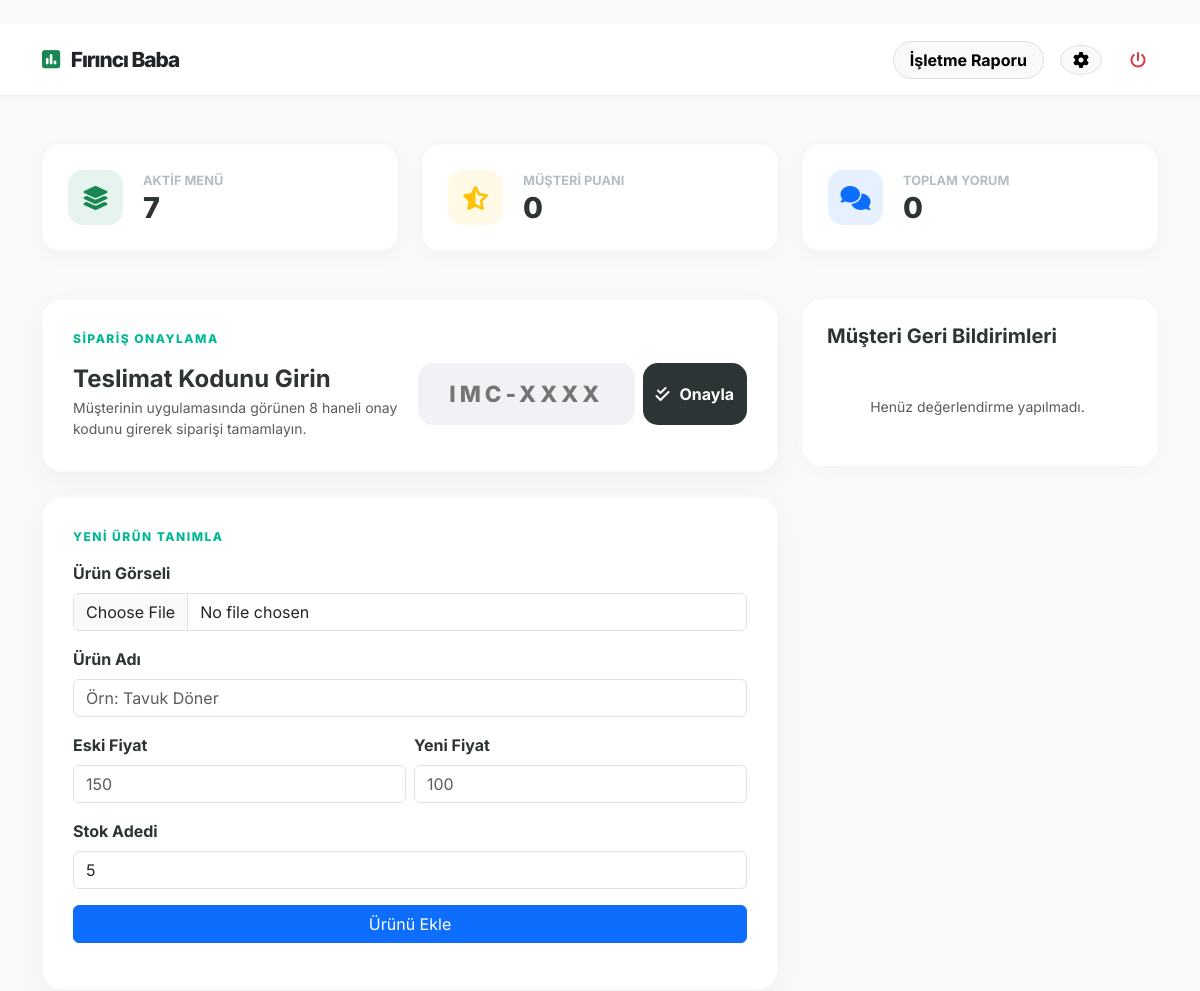
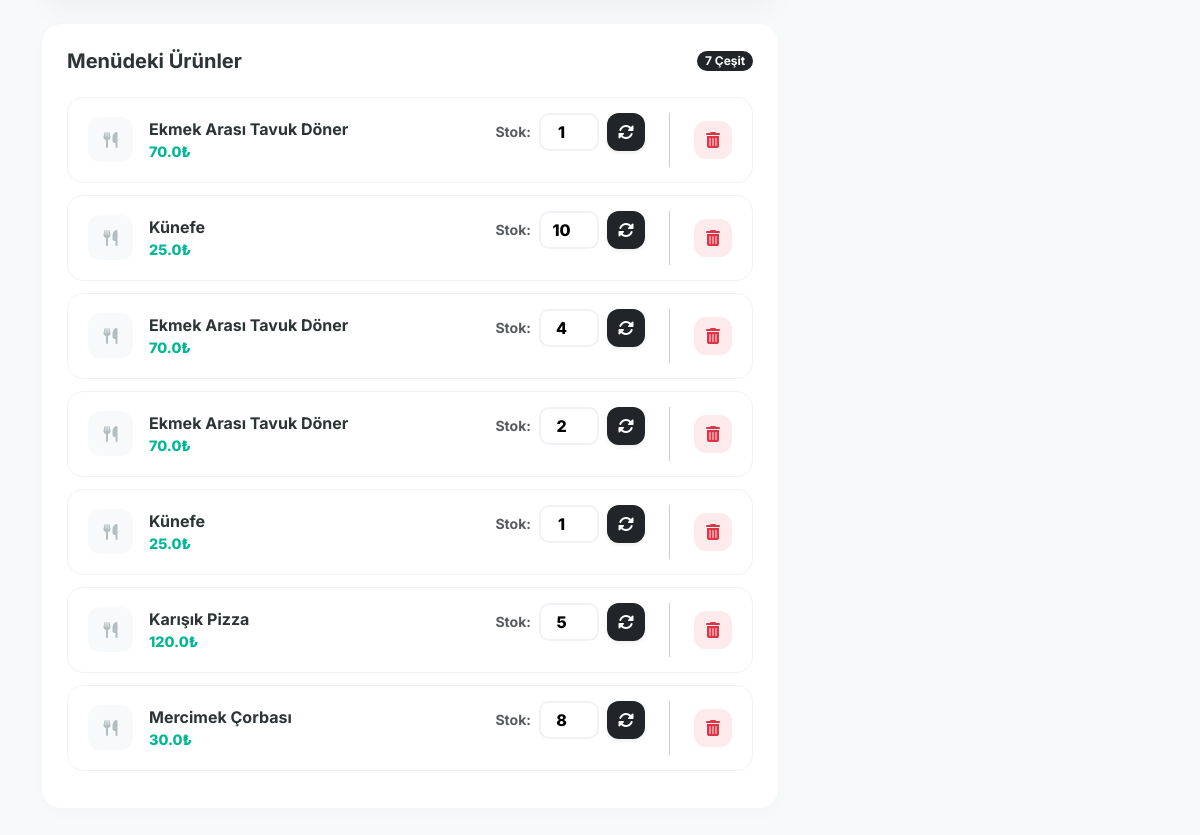
The page /esnaf (signed in) on the database its author committed (2 pictures, top to bottom).
### tables this page shows
CREATE TABLE kullanicilar (
            id INTEGER PRIMARY KEY AUTOINCREMENT,
            ad_soyad TEXT NOT NULL,
            email TEXT UNIQUE NOT NULL,
            sifre TEXT NOT NULL,
            rol TEXT NOT NULL,
            profil_resmi TEXT DEFAULT 'default.png',
            enlem REAL,
            boylam REAL
        );

CREATE TABLE urunler (
            id INTEGER PRIMARY KEY AUTOINCREMENT,
            esnaf_id INTEGER NOT NULL,
            ad TEXT NOT NULL,
            eski_fiyat REAL,
            yeni_fiyat REAL NOT NULL,
            stok INTEGER NOT NULL,
            restoran_adi TEXT,
            resim TEXT DEFAULT 'default_food.png',
            FOREIGN KEY (esnaf_id) REFERENCES kullanicilar (id)
        );

### app.py (the view, shortened to what this page needs)
@app.route('/esnaf', methods=['GET', 'POST'])
def esnaf_paneli():
    if session.get('rol') != 'esnaf': return redirect(url_for('giris_yap'))
    conn = get_db_connection()
    urunler = conn.execute('SELECT * FROM urunler WHERE esnaf_id = ? ORDER BY id DESC', (session['user_id'],)).fetchall()
    yorumlar = conn.execute('SELECT yorumlar.*, kullanicilar.ad_soyad as ogrenci_adi FROM yorumlar JOIN kullanicilar ON yorumlar.ogrenci_id = kullanicilar.id WHERE yorumlar.esnaf_id = ? ORDER BY id DESC', (session['user_id'],)).fetchall()
    ortalama = conn.execute('SELECT AVG(puan) FROM yorumlar WHERE esnaf_id = ?', (session['user_id'],)).fetchone()[0]
    puan = round(ortalama, 1) if ortalama else 0
    conn.close()
    return render_template('shop.html', urunler=urunler, yorumlar=yorumlar, puan=puan, kullanici=session.get('ad_soyad'))

### app.py (called while the page is built)
def get_db_connection():
    conn = sqlite3.connect(DB_PATH)
    conn.row_factory = sqlite3.Row
    return conn

@app.after_request
def add_header(response):
    response.headers["Cache-Control"] = "no-cache, no-store, must-revalidate"
    response.headers["Pragma"] = "no-cache"
    response.headers["Expires"] = "0"
    return response

@app.before_request
def kullanici_bilgilerini_tazele():
    if request.endpoint and 'static' in request.endpoint:
        return
    if 'user_id' in session:
        try:
            conn = get_db_connection()
            user = conn.execute('SELECT ad_soyad, profil_resmi, rol FROM kullanicilar WHERE id = ?', (session['user_id'],)).fetchone()
            conn.close()
            if user:
                resim = user['profil_resmi']
                if not resim or resim == 'None': resim = 'default.png'
                session['foto'] = resim
                session['ad_soyad'] = user['ad_soyad']
                session['rol'] = user['rol']
            else:
                session.clear()
        except Exception as e:
            print(f"Session tazeleme hatası: {e}")

### templates/shop.html (shortened to what this page needs)
﻿<!DOCTYPE html>
<html lang="tr">
<head>
    <link href="https://cdn.jsdelivr.net/npm/bootstrap@5.3.0/dist/css/bootstrap.min.css" rel="stylesheet">
    <link rel="stylesheet" href="https://cdnjs.cloudflare.com/ajax/libs/font-awesome/6.4.2/css/all.min.css">
</head>
<body>
    <nav class="navbar navbar-expand-lg navbar-shop sticky-top">
        <div class="container">
            <a class="navbar-brand text-dark" href="/esnaf">
                <i class="fa-solid fa-square-poll-vertical me-2 text-success"></i> {{ kullanici }}
            </a>
            <div class="d-flex align-items-center gap-3">
                <a href="/esnaf-analiz" class="btn btn-light rounded-pill fw-bold border px-3 d-none d-md-block">İşletme Raporu</a>
                <a href="/ayarlar" class="btn btn-light rounded-circle border"><i class="fa-solid fa-gear"></i></a>
                <a href="/cikis" class="btn btn-outline-danger rounded-circle border-0"><i class="fa-solid fa-power-off"></i></a>
            </div>
        </div>
    </nav>
    <div class="container my-5">
        <div class="row g-4 mb-5">
            <div class="col-md-4">
                <div class="kpi-card">
                    <div class="kpi-icon bg-success bg-opacity-10 text-success"><i class="fa-solid fa-layer-group"></i></div>
                    <div><div class="kpi-title">Aktif Menü</div><div class="kpi-value">{{ urunler|length }}</div></div>
                </div>
            </div>
            <div class="col-md-4">
                <div class="kpi-card">
                    <div class="kpi-icon bg-warning bg-opacity-10 text-warning"><i class="fa-solid fa-star-half-stroke"></i></div>
                    <div><div class="kpi-title">Müşteri Puanı</div><div class="kpi-value">{{ puan }}</div></div>
                </div>
            </div>
            <div class="col-md-4">
                <div class="kpi-card">
                    <div class="kpi-icon bg-primary bg-opacity-10 text-primary"><i class="fa-solid fa-comments"></i></div>
                    <div><div class="kpi-title">Toplam Yorum</div><div class="kpi-value">{{ yorumlar|length }}</div></div>
                </div>
            </div>
        </div>
        <div class="row">
            <div class="col-lg-8">
                <div class="action-card">
                    <span class="section-label">Sipariş Onaylama</span>
                    <div class="row align-items-center g-3">
                        <div class="col-md-6">
                            <h4 class="fw-bold mb-1">Teslimat Kodunu Girin</h4>
                            <p class="text-muted small mb-0">Müşterinin uygulamasında görünen 8 haneli onay kodunu girerek siparişi tamamlayın.</p>
                        </div>
                        <div class="col-md-6">
                            <form action="/kod-dogrula" method="POST">
                                <div class="row g-2">
                                    <div class="col-8">
                                        <input type="text" name="kod" class="verify-input-box" placeholder="IMC-XXXX" required autocomplete="off">
                                    </div>
                                    <div class="col-4">
                                        <button type="submit" class="btn-verify-submit">
                                            <i class="fa-solid fa-check-double"></i> <span class="d-none d-lg-inline">Onayla</span>
                                        </button>
                                    </div>
                                </div>
                            </form>
                        </div>
                    </div>
                </div>
                <div class="action-card">
                    <span class="section-label">Yeni Ürün Tanımla</span>
                    <form action="{{ url_for('esnaf_paneli') }}" method="POST" enctype="multipart/form-data">
                        <div class="mb-3">
                            <label class="form-label fw-bold">Ürün Görseli</label>
                            <input type="file" name="urun_resmi" class="form-control" accept="image/*">
                        </div>
                        <div class="mb-3">
                            <label class="form-label fw-bold">Ürün Adı</label>
                            <input type="text" name="ad" class="form-control" required placeholder="Örn: Tavuk Döner">
                        </div>
                        <div class="row g-2 mb-3">
                            <div class="col">
                                <label class="form-label fw-bold">Eski Fiyat</label>
                                <input type="number" name="eski" class="form-control" placeholder="150">
                            </div>
                            <div class="col">
                                <label class="form-label fw-bold">Yeni Fiyat</label>
                                <input type="number" name="yeni" class="form-control" required placeholder="100">
                            </div>
                        </div>
                        <div class="mb-3">
                            <label class="form-label fw-bold">Stok Adedi</label>
                            <input type="number" name="stok" class="form-control" required value="5">
                        </div>
                        <button type="submit" class="btn btn-primary w-100">Ürünü Ekle</button>
                    </form>
                </div>
                <div class="list-card mb-4">
                    <div class="d-flex justify-content-between align-items-center mb-4">
                        <h5 class="fw-bold m-0">Menüdeki Ürünler</h5>
                        <span class="badge bg-dark rounded-pill">{{ urunler|length }} Çeşit</span>
                    </div>
                    {% for urun in urunler %}
                    <div class="product-row">
                        <div class="d-flex align-items-center gap-3">
                            <div class="prod-img-icon"><i class="fa-solid fa-utensils"></i></div>
                            <div>
                                <div class="prod-name">{{ urun['ad'] }}</div>
                                <div class="prod-price">{{ urun['yeni_fiyat'] }}₺</div>
                            </div>
                        </div>
                        <div class="d-flex align-items-center gap-3">
                            <form action="/stok-guncelle" method="POST" class="d-flex align-items-center gap-2">
                                <span class="small fw-bold text-muted">Stok:</span>
                                <input type="number" name="yeni_stok" value="{{ urun['stok'] }}" class="stock-badge-input">
                                <button class="btn-circle bg-dark text-white shadow-sm" title="Güncelle"><i class="fa-solid fa-rotate"></i></button>
                            </form>
                            <button onclick="window.location.href='/urun-sil/{{ urun['id'] }}'" class="btn-circle bg-danger bg-opacity-10 text-danger" title="Sil">
                                <i class="fa-solid fa-trash-can"></i>
                            </button>
                        </div>
                    </div>
                    {% else %}
                    <div class="text-center py-5 text-muted">
                        <i class="fa-solid fa-box-open fa-3x mb-3 opacity-20"></i>
                        <p>Henüz satışta olan bir ürününüz bulunmuyor.</p>
                    </div>
                    {% endfor %}
                </div>
            </div>
            <div class="col-lg-4">
                <div class="list-card">
                    <h5 class="fw-bold mb-4">Müşteri Geri Bildirimleri</h5>
                    <div style="max-height: 800px; overflow-y: auto; padding-right: 5px;">
                        {% for yorum in yorumlar %}
                        <div class="p-3 rounded-4 bg-light mb-3 border border-white">
                            <div class="d-flex justify-content-between align-items-start mb-2">
                                <span class="fw-bold small text-dark">{{ yorum['ogrenci_adi'] }}</span>
                                <div class="text-warning small">
                                    {% for i in range(yorum['puan']) %}★{% endfor %}
                                </div>
                            </div>
                            <p class="mb-0 text-muted small lh-base">"{{ yorum['yorum_metni'] }}"</p>
                        </div>
                        {% else %}
                        <div class="text-center py-4">
                            <p class="small text-muted mb-0">Henüz değerlendirme yapılmadı.</p>
                        </div>
                        {% endfor %}
                    </div>
                </div>
            </div>
        </div>
    </div>
</body>
</html>

### templates/shop.html (style rules this page uses)
:root { --primary-color: #00b894; --dark-color: #2d3436; --bg-color: #f8f9fa; --card-radius: 20px; }
html { overflow-y: scroll !important; }
body { background-color: var(--bg-color); font-family: 'Inter', sans-serif; color: var(--dark-color); padding-bottom: 50px; }
.navbar-shop { background: white; border-bottom: 1px solid #eee; padding: 15px 0; box-shadow: 0 2px 10px rgba(0,0,0,0.02); }
.navbar-brand { font-weight: 800; font-size: 1.3rem; letter-spacing: -1px; }
.kpi-card { background: white; border-radius: 18px; padding: 25px; box-shadow: 0 5px 20px rgba(0,0,0,0.03); border: 1px solid rgba(0,0,0,0.01); height: 100%; display: flex; align-items: center; gap: 20px; }
.kpi-icon { width: 55px; height: 55px; border-radius: 15px; display: flex; align-items: center; justify-content: center; font-size: 1.5rem; flex-shrink: 0; }
.kpi-title { font-size: 0.8rem; font-weight: 700; color: #b2bec3; text-transform: uppercase; margin-bottom: 2px; }
.kpi-value { font-size: 1.8rem; font-weight: 800; color: var(--dark-color); line-height: 1.1; }
.action-card { background: white; border-radius: var(--card-radius); padding: 30px; box-shadow: 0 10px 30px rgba(0,0,0,0.04); border: 1px solid rgba(0,0,0,0.02); margin-bottom: 25px; }
.section-label { font-size: 0.75rem; font-weight: 800; color: var(--primary-color); text-transform: uppercase; letter-spacing: 1.5px; display: block; margin-bottom: 15px; }
.verify-input-box { background: #f1f2f6; border: 2px solid transparent; border-radius: 15px; padding: 12px 20px; font-size: 1.4rem; font-weight: 800; letter-spacing: 4px; text-align: center; transition: 0.3s; width: 100%; }
.btn-verify-submit { height: 100%; width: 100%; border-radius: 15px; font-weight: 700; background: var(--dark-color); color: white; border: none; transition: 0.3s; display: flex; align-items: center; justify-content: center; gap: 10px; }
.list-card { background: white; border-radius: var(--card-radius); padding: 25px; box-shadow: 0 5px 20px rgba(0,0,0,0.02); }
.product-row { background: white; border: 1px solid #f1f2f6; border-radius: 16px; padding: 15px 20px; margin-bottom: 12px; transition: 0.2s; display: flex; align-items: center; justify-content: space-between; }
.prod-img-icon { width: 45px; height: 45px; background: #f8f9fa; border-radius: 12px; display: flex; align-items: center; justify-content: center; color: #b2bec3; }
.prod-name { font-weight: 700; color: var(--dark-color); font-size: 1rem; }
.prod-price { color: var(--primary-color); font-weight: 800; font-size: 0.9rem; }
.stock-badge-input { width: 60px; text-align: center; border: 2px solid #f1f2f6; border-radius: 10px; font-weight: 800; padding: 5px; }
.btn-circle { width: 38px; height: 38px; border-radius: 12px; display: flex; align-items: center; justify-content: center; border: none; transition: 0.2s; }

### rows shown on the page
kullanicilar: ad_soyad "Fırıncı Baba"
urunler: ad "Ekmek Arası Tavuk Döner", yeni_fiyat "70.0", yeni_stok "1"
urunler: ad "Künefe", yeni_fiyat "25.0", yeni_stok "10"
urunler: ad "Ekmek Arası Tavuk Döner", yeni_fiyat "70.0", yeni_stok "4"
urunler: ad "Ekmek Arası Tavuk Döner", yeni_fiyat "70.0", yeni_stok "2"
urunler: ad "Künefe", yeni_fiyat "25.0", yeni_stok "1"
urunler: ad "Karışık Pizza", yeni_fiyat "120.0", yeni_stok "5"
urunler: ad "Mercimek Çorbası", yeni_fiyat "30.0", yeni_stok "8"

### other values the page prints
{{ urunler|length }} "7"
{{ puan }} "0"
{{ yorumlar|length }} "0"
